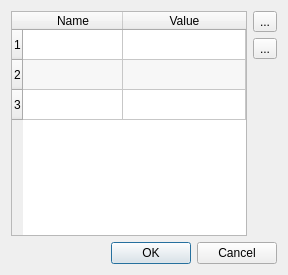
<?xml version="1.0" encoding="UTF-8"?>
<ui version="4.0">
 <class>NaveValueDialog</class>
 <widget class="QDialog" name="NaveValueDialog">
  <property name="geometry">
   <rect>
    <x>0</x>
    <y>0</y>
    <width>288</width>
    <height>275</height>
   </rect>
  </property>
  <property name="windowTitle">
   <string>NameValueDialog</string>
  </property>
  <layout class="QVBoxLayout" name="verticalLayout_2">
   <item>
    <layout class="QHBoxLayout" name="horizontalLayout">
     <item>
      <widget class="QTableWidget" name="tableWidget">
       <property name="alternatingRowColors">
        <bool>true</bool>
       </property>
       <property name="selectionMode">
        <enum>QAbstractItemView::SingleSelection</enum>
       </property>
       <property name="selectionBehavior">
        <enum>QAbstractItemView::SelectRows</enum>
       </property>
       <property name="cornerButtonEnabled">
        <bool>false</bool>
       </property>
       <property name="rowCount">
        <number>3</number>
       </property>
       <property name="columnCount">
        <number>2</number>
       </property>
       <attribute name="horizontalHeaderStretchLastSection">
        <bool>true</bool>
       </attribute>
       <row/>
       <row/>
       <row/>
       <column>
        <property name="text">
         <string>Name</string>
        </property>
       </column>
       <column>
        <property name="text">
         <string>Value</string>
        </property>
       </column>
      </widget>
     </item>
     <item>
      <layout class="QVBoxLayout" name="verticalLayout">
       <item>
        <widget class="QToolButton" name="addTB">
         <property name="text">
          <string>...</string>
         </property>
         <property name="icon">
          <iconset resource="nsbuilder.qrc">
           <normaloff>:/images/nvplus.png</normaloff>:/images/nvplus.png</iconset>
         </property>
        </widget>
       </item>
       <item>
        <widget class="QToolButton" name="delTB">
         <property name="text">
          <string>...</string>
         </property>
         <property name="icon">
          <iconset resource="nsbuilder.qrc">
           <normaloff>:/images/nvminus.png</normaloff>:/images/nvminus.png</iconset>
         </property>
        </widget>
       </item>
       <item>
        <spacer name="verticalSpacer">
         <property name="orientation">
          <enum>Qt::Vertical</enum>
         </property>
         <property name="sizeHint" stdset="0">
          <size>
           <width>20</width>
           <height>40</height>
          </size>
         </property>
        </spacer>
       </item>
      </layout>
     </item>
    </layout>
   </item>
   <item>
    <widget class="QDialogButtonBox" name="buttonBox">
     <property name="orientation">
      <enum>Qt::Horizontal</enum>
     </property>
     <property name="standardButtons">
      <set>QDialogButtonBox::Cancel|QDialogButtonBox::Ok</set>
     </property>
    </widget>
   </item>
  </layout>
 </widget>
 <resources>
  <include location="nsbuilder.qrc"/>
 </resources>
 <connections>
  <connection>
   <sender>buttonBox</sender>
   <signal>accepted()</signal>
   <receiver>NaveValueDialog</receiver>
   <slot>accept()</slot>
   <hints>
    <hint type="sourcelabel">
     <x>248</x>
     <y>254</y>
    </hint>
    <hint type="destinationlabel">
     <x>157</x>
     <y>274</y>
    </hint>
   </hints>
  </connection>
  <connection>
   <sender>buttonBox</sender>
   <signal>rejected()</signal>
   <receiver>NaveValueDialog</receiver>
   <slot>reject()</slot>
   <hints>
    <hint type="sourcelabel">
     <x>316</x>
     <y>260</y>
    </hint>
    <hint type="destinationlabel">
     <x>286</x>
     <y>274</y>
    </hint>
   </hints>
  </connection>
 </connections>
 <slots>
  <slot>addClicked()</slot>
  <slot>delClicked()</slot>
 </slots>
</ui>
